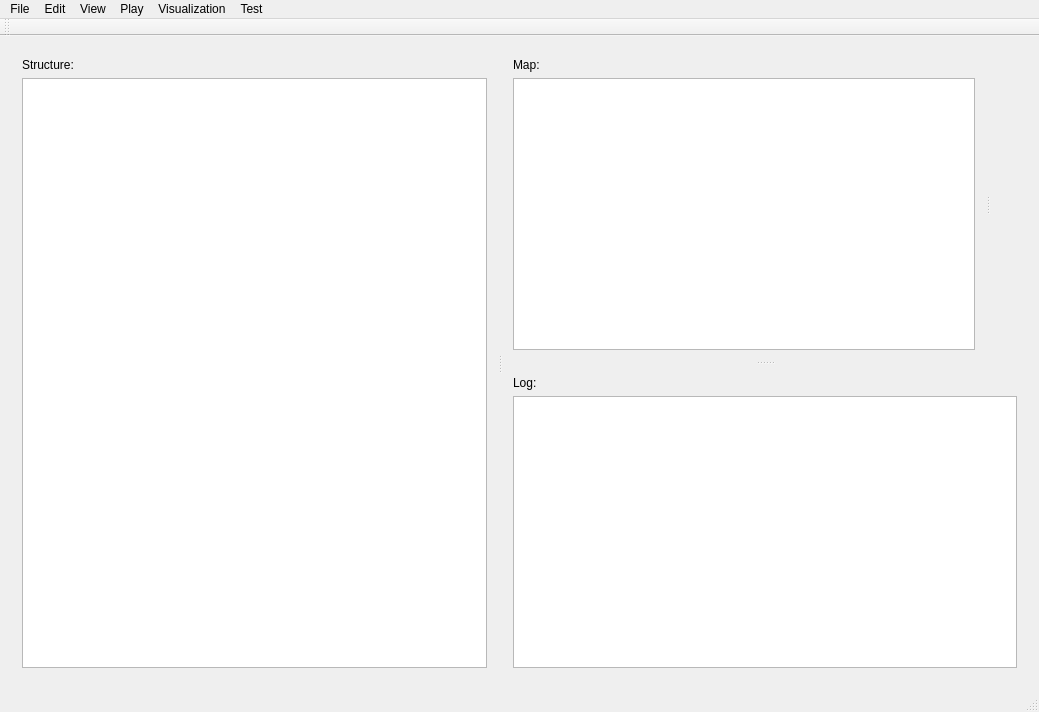
<?xml version="1.0" encoding="UTF-8"?>
<ui version="4.0">
 <class>MainWindow</class>
 <widget class="QMainWindow" name="MainWindow">
  <property name="geometry">
   <rect>
    <x>0</x>
    <y>0</y>
    <width>1039</width>
    <height>712</height>
   </rect>
  </property>
  <property name="sizePolicy">
   <sizepolicy hsizetype="Expanding" vsizetype="Expanding">
    <horstretch>0</horstretch>
    <verstretch>0</verstretch>
   </sizepolicy>
  </property>
  <property name="maximumSize">
   <size>
    <width>16777215</width>
    <height>16777215</height>
   </size>
  </property>
  <property name="windowTitle">
   <string>MainWindow</string>
  </property>
  <widget class="QWidget" name="centralWidget">
   <property name="sizePolicy">
    <sizepolicy hsizetype="Expanding" vsizetype="Expanding">
     <horstretch>0</horstretch>
     <verstretch>0</verstretch>
    </sizepolicy>
   </property>
   <property name="minimumSize">
    <size>
     <width>0</width>
     <height>532</height>
    </size>
   </property>
   <property name="maximumSize">
    <size>
     <width>16777215</width>
     <height>16777215</height>
    </size>
   </property>
   <layout class="QGridLayout" name="gridLayout">
    <item row="0" column="0">
     <widget class="QSplitter" name="splitter_3">
      <property name="orientation">
       <enum>Qt::Horizontal</enum>
      </property>
      <widget class="QWidget" name="layoutWidget">
       <layout class="QVBoxLayout" name="verticalLayout">
        <item>
         <widget class="QLabel" name="label_struct">
          <property name="text">
           <string>Structure: </string>
          </property>
         </widget>
        </item>
        <item>
         <widget class="QTreeView" name="treeView_struct">
          <property name="sizePolicy">
           <sizepolicy hsizetype="Expanding" vsizetype="Expanding">
            <horstretch>0</horstretch>
            <verstretch>0</verstretch>
           </sizepolicy>
          </property>
         </widget>
        </item>
       </layout>
      </widget>
      <widget class="QSplitter" name="splitter_2">
       <property name="orientation">
        <enum>Qt::Vertical</enum>
       </property>
       <widget class="QSplitter" name="splitter">
        <property name="orientation">
         <enum>Qt::Horizontal</enum>
        </property>
        <widget class="QWidget" name="layoutWidget">
         <layout class="QVBoxLayout" name="verticalLayout_2">
          <item>
           <widget class="QLabel" name="label_map">
            <property name="text">
             <string>Map: </string>
            </property>
           </widget>
          </item>
          <item>
           <widget class="QGraphicsView" name="graphicsView_map"/>
          </item>
         </layout>
        </widget>
        <widget class="QWidget" name="layoutWidget">
         <layout class="QVBoxLayout" name="verticalLayout_3"/>
        </widget>
       </widget>
       <widget class="QWidget" name="layoutWidget">
        <layout class="QVBoxLayout" name="verticalLayout_4">
         <item>
          <widget class="QLabel" name="label_log">
           <property name="text">
            <string>Log: </string>
           </property>
          </widget>
         </item>
         <item>
          <widget class="QTextEdit" name="textEdit_log"/>
         </item>
        </layout>
       </widget>
      </widget>
     </widget>
    </item>
   </layout>
  </widget>
  <widget class="QMenuBar" name="menuBar">
   <property name="geometry">
    <rect>
     <x>0</x>
     <y>0</y>
     <width>1039</width>
     <height>26</height>
    </rect>
   </property>
   <widget class="QMenu" name="menuFile">
    <property name="title">
     <string>File</string>
    </property>
    <addaction name="actionNew"/>
    <addaction name="actionOpen"/>
    <addaction name="actionSave"/>
    <addaction name="separator"/>
    <addaction name="actionExit"/>
   </widget>
   <widget class="QMenu" name="menuEdit">
    <property name="title">
     <string>Edit</string>
    </property>
    <widget class="QMenu" name="menuAdd">
     <property name="title">
      <string>Add...</string>
     </property>
     <addaction name="actionRoad"/>
     <addaction name="actionJunction"/>
     <addaction name="actionTrafficLight"/>
    </widget>
    <widget class="QMenu" name="menuEdit_2">
     <property name="title">
      <string>Edit</string>
     </property>
     <addaction name="actionEditRoad"/>
    </widget>
    <widget class="QMenu" name="menuRemove">
     <property name="title">
      <string>Remove</string>
     </property>
     <addaction name="actionRemoveJunction"/>
    </widget>
    <addaction name="menuAdd"/>
    <addaction name="menuEdit_2"/>
    <addaction name="menuRemove"/>
   </widget>
   <widget class="QMenu" name="menuTest">
    <property name="title">
     <string>Test</string>
    </property>
    <widget class="QMenu" name="menuPump">
     <property name="title">
      <string>Pump</string>
     </property>
     <addaction name="actionRoadPumpTest"/>
     <addaction name="actionTrafficLightPumpTest"/>
    </widget>
    <widget class="QMenu" name="menuDump">
     <property name="title">
      <string>Dump</string>
     </property>
     <addaction name="actionRoadDumpTest"/>
     <addaction name="actionTrafficLightDumpTest"/>
    </widget>
    <addaction name="menuPump"/>
    <addaction name="menuDump"/>
   </widget>
   <widget class="QMenu" name="menuPlay">
    <property name="title">
     <string>Play</string>
    </property>
    <addaction name="actionStartPlay"/>
    <addaction name="actionPausePlay"/>
    <addaction name="actionStopPlay"/>
    <addaction name="separator"/>
    <addaction name="actionGotoPlay"/>
   </widget>
   <widget class="QMenu" name="menuView">
    <property name="title">
     <string>View</string>
    </property>
    <addaction name="actionRoadView"/>
    <addaction name="actionJunctionView"/>
   </widget>
   <widget class="QMenu" name="menuvisualization">
    <property name="title">
     <string>Visualization</string>
    </property>
    <addaction name="actionRoadVisual"/>
    <addaction name="actionTrafficLightVisual"/>
   </widget>
   <addaction name="menuFile"/>
   <addaction name="menuEdit"/>
   <addaction name="menuView"/>
   <addaction name="menuPlay"/>
   <addaction name="menuvisualization"/>
   <addaction name="menuTest"/>
  </widget>
  <widget class="QToolBar" name="mainToolBar">
   <attribute name="toolBarArea">
    <enum>TopToolBarArea</enum>
   </attribute>
   <attribute name="toolBarBreak">
    <bool>false</bool>
   </attribute>
  </widget>
  <widget class="QStatusBar" name="statusBar"/>
  <action name="actionNew">
   <property name="text">
    <string>New</string>
   </property>
  </action>
  <action name="actionOpen">
   <property name="text">
    <string>Open</string>
   </property>
  </action>
  <action name="actionSave">
   <property name="text">
    <string>Save</string>
   </property>
  </action>
  <action name="actionExit">
   <property name="text">
    <string>Exit</string>
   </property>
  </action>
  <action name="actionConfigure">
   <property name="text">
    <string>Configure...</string>
   </property>
  </action>
  <action name="actionConfig">
   <property name="text">
    <string>Config...</string>
   </property>
  </action>
  <action name="actionTrafficLight">
   <property name="text">
    <string>Traffic light</string>
   </property>
  </action>
  <action name="actionRoad">
   <property name="text">
    <string>Road</string>
   </property>
  </action>
  <action name="actionJunction">
   <property name="text">
    <string>Junction</string>
   </property>
  </action>
  <action name="actionVideo">
   <property name="text">
    <string>Video</string>
   </property>
  </action>
  <action name="actionRoadPumpTest">
   <property name="text">
    <string>Road</string>
   </property>
  </action>
  <action name="actionTrafficLightPumpTest">
   <property name="text">
    <string>Traffic Light</string>
   </property>
  </action>
  <action name="actionRoadDumpTest">
   <property name="text">
    <string>Road</string>
   </property>
  </action>
  <action name="actionTrafficLightDumpTest">
   <property name="text">
    <string>Traffic Light</string>
   </property>
  </action>
  <action name="actionStartPlay">
   <property name="enabled">
    <bool>true</bool>
   </property>
   <property name="text">
    <string>Start</string>
   </property>
  </action>
  <action name="actionPausePlay">
   <property name="enabled">
    <bool>false</bool>
   </property>
   <property name="text">
    <string>Pause</string>
   </property>
  </action>
  <action name="actionStopPlay">
   <property name="enabled">
    <bool>false</bool>
   </property>
   <property name="text">
    <string>Stop</string>
   </property>
  </action>
  <action name="actionRoadView">
   <property name="text">
    <string>Road</string>
   </property>
  </action>
  <action name="actionJunctionView">
   <property name="text">
    <string>Junction</string>
   </property>
  </action>
  <action name="actionGotoPlay">
   <property name="text">
    <string>Goto ...</string>
   </property>
  </action>
  <action name="actionEditRoad">
   <property name="text">
    <string>Road</string>
   </property>
  </action>
  <action name="actionRoadVisual">
   <property name="text">
    <string>Road</string>
   </property>
  </action>
  <action name="actionTrafficLightVisual">
   <property name="text">
    <string>Traffic Light</string>
   </property>
  </action>
  <action name="actionRemoveJunction">
   <property name="text">
    <string>Junction</string>
   </property>
  </action>
 </widget>
 <layoutdefault spacing="6" margin="11"/>
 <resources/>
 <connections/>
</ui>
